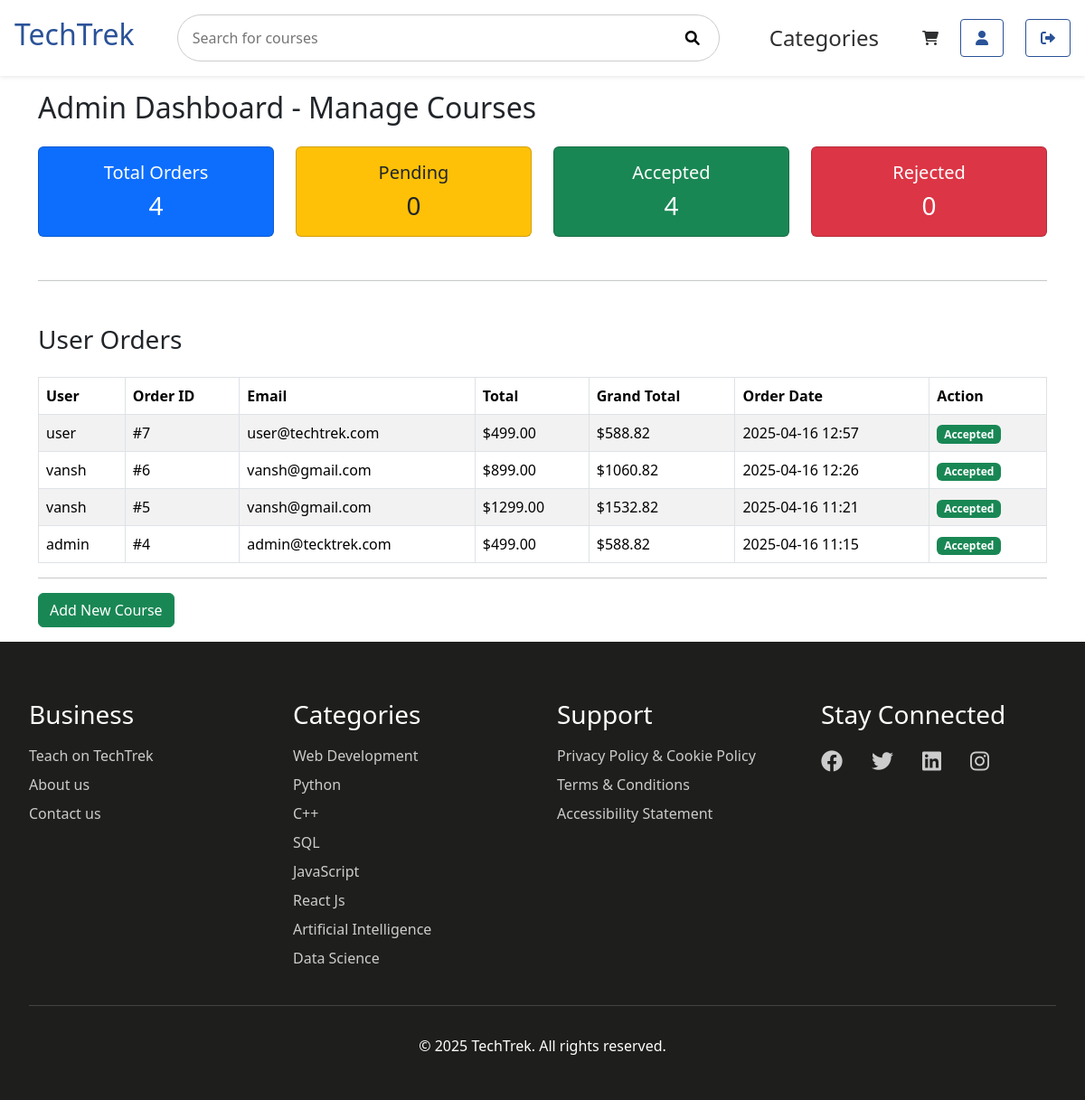
Screenshot of /users/dashboard/ (signed in) with the database file from the repository.
### courseApp/models.py (models this page shows, shortened)
class Order(models.Model):
    user = models.ForeignKey(settings.AUTH_USER_MODEL, on_delete=models.CASCADE, null=True, blank=True)
    first_name = models.CharField(max_length=100)
    last_name = models.CharField(max_length=100)
    email = models.EmailField()
    phone = models.CharField(max_length=20)
    address = models.CharField(max_length=255)
    city = models.CharField(max_length=100)
    state = models.CharField(max_length=100)
    zipcode = models.CharField(max_length=20)
    total = models.DecimalField(max_digits=10, decimal_places=2)
    tax = models.DecimalField(max_digits=10, decimal_places=2)
    grand_total = models.DecimalField(max_digits=10, decimal_places=2)
    created_at = models.DateTimeField(auto_now_add=True)
    STATUS_CHOICES = (
        ('pending', 'Pending'),
        ('accepted', 'Accepted'),
        ('rejected', 'Rejected'),
    )
    status = models.CharField(max_length=10, choices=STATUS_CHOICES, default='pending')

### users/models.py (models this page shows, shortened)
class CustomUser(AbstractUser):
    bio = models.TextField(blank=True, null=True)
    phone_number = models.CharField(max_length=15, blank=True, null=True)
    address = models.TextField(blank=True, null=True)
    date_of_birth = models.DateField(blank=True, null=True)
    USER_TYPES = (
        ('admin', 'Admin'),
        ('user', 'User'),
    )
    user_type = models.CharField(max_length=10, choices=USER_TYPES, default = 'user')
    USERNAME_FIELD = 'username'
    REQUIRED_FIELDS = ['email']
    groups = models.ManyToManyField(
        "auth.Group",
        related_name="customuser_groups",
        blank=True
    )
    user_permissions = models.ManyToManyField(
        "auth.Permission",
        related_name="customuser_permissions",
        blank=True
    )
    def is_admin(self):
        return self.user_type == 'admin' or self.is_superuser

### users/views.py (the view)
# urls.py: path('dashboard/', views.dashboard, name='dashboard'),
@login_required
def dashboard(request):
    if request.user.is_admin():
        return admin_dashboard(request)
    else:
        return user_dashboard(request)

### users/views.py (called while the page is built)
@login_required
def admin_dashboard(request):
    if not request.user.is_admin():
        messages.warning(request, "Access denied. You don't have permission to view the admin dashboard.")
        return redirect('user_dashboard')
    from courseApp.models import Course, Order
    courses = Course.objects.all()
    user_orders = Order.objects.all().order_by('-created_at')
    context = {
        'courses': courses,
        'user_orders': user_orders,
        'total_orders': user_orders.count(),
        'pending_orders': user_orders.filter(status='pending').count(),
        'accepted_orders': user_orders.filter(status='accepted').count(),
        'rejected_orders': user_orders.filter(status='rejected').count(),
    }
    return render(request, 'users/admin_dashboard.html', context)

### users/templates/users/admin_dashboard.html (shortened to what this page needs)
{% extends 'base.html' %}
{% load static %}
{% block main_block %}
<div class="container mt-5">
    <h2 class="mb-4">Admin Dashboard - Manage Courses</h2>
    <div class="row mb-4">
        <div class="col-md-3">
            <div class="card bg-primary text-white">
                <div class="card-body text-center">
                    <h5 class="card-title">Total Orders</h5>
                    <h3 class="mb-0">{{ total_orders }}</h3>
                </div>
            </div>
        </div>
        <div class="col-md-3">
            <div class="card bg-warning text-dark">
                <div class="card-body text-center">
                    <h5 class="card-title">Pending</h5>
                    <h3 class="mb-0">{{ pending_orders }}</h3>
                </div>
            </div>
        </div>
        <div class="col-md-3">
            <div class="card bg-success text-white">
                <div class="card-body text-center">
                    <h5 class="card-title">Accepted</h5>
                    <h3 class="mb-0">{{ accepted_orders }}</h3>
                </div>
            </div>
        </div>
        <div class="col-md-3">
            <div class="card bg-danger text-white">
                <div class="card-body text-center">
                    <h5 class="card-title">Rejected</h5>
                    <h3 class="mb-0">{{ rejected_orders }}</h3>
                </div>
            </div>
        </div>
    </div>
    <hr class="my-5">
    <h3 class="mb-4">User Orders</h3>
    <table class="table table-bordered table-striped">
        <thead class="thead-dark">
            <tr>
                <th>User</th>
                <th>Order ID</th>
                <th>Email</th>
                <th>Total</th>
                <th>Grand Total</th>
                <th>Order Date</th>
                <th>Action</th>
            </tr>
        </thead>
        <tbody>
            {% for order in user_orders %}
            <tr>
                <td>{{ order.user.username }}</td>
                <td>#{{ order.id }}</td>
                <td>{{ order.email }}</td>
                <td>${{ order.total }}</td>
                <td>${{ order.grand_total }}</td>
                <td>{{ order.created_at|date:"Y-m-d H:i" }}</td>
                <td>
                    {% if order.status == 'pending' %}
                    <form method="post" action="{% url 'accept_order' order.id %}">
                        {% csrf_token %}
                        <button type="submit" class="btn btn-sm btn-success">Accept</button>
                    </form>
                    <form method="post" action="{% url 'reject_order' order.id %}" style="display:inline;">
                        {% csrf_token %}
                        <button type="submit" class="btn btn-sm btn-danger">Reject</button>
                    </form>
                    {% elif order.status == 'accepted' %}
                    <span class="badge bg-success">Accepted</span>
                    {% elif order.status == 'rejected' %}
                    <span class="badge bg-danger">Rejected</span>
                    {% endif %}
                </td>
            </tr>
            {% empty %}
            <tr>
                <td colspan="8">No user orders available.</td>
            </tr>
            {% endfor %}
        </tbody>
    </table>
    <hr>
    <a href="{% url 'add_course' %}" class="btn btn-success mb-3">Add New Course</a>
</div>
{% endblock %}

### courseApp/templates/base.html (shortened to what this page needs)
<!DOCTYPE html>
{% load static %}
<html lang="en">
<head>
    <link rel="stylesheet" href="{% static 'css/base.css' %}">
    <link rel="stylesheet" href="https://cdnjs.cloudflare.com/ajax/libs/font-awesome/6.0.0/css/all.min.css">
    <link href="https://cdn.jsdelivr.net/npm/bootstrap@5.3.3/dist/css/bootstrap.min.css" rel="stylesheet">
</head>
<body>
    <header class="header">
        <nav class="nav-container">
            <div class="logo">
                <a href="{% url 'index' %}" style="text-decoration: none;"><h1>TechTrek</h1></a>
            </div>
            <div class="search-bar">
                <input type="text" placeholder="Search for courses">
                <button><i class="fas fa-search"></i></button>
            </div>
            <div class="nav-links">
    {% if user.is_authenticated and user.user_type == 'admin' %}
    <div class="menu-dropdown">
        <button class="hamburger-btn">
            Categories
        </button>
        <div class="dropdown-content">
            <a href="{% url 'index' %}">Home</a>
            <a href="{% url 'about' %}">About Us</a>
            <a href="{% url 'blog' %}">Blog</a>
            <a href="{% url 'contact' %}">Contact Us</a>
            <a href="{% url 'cpp' %}">C++</a>
            <a href="{% url 'js' %}">JavaScript</a>
            <a href="{% url 'ai' %}">Artificial Intelligence</a>
            <a href="{% url 'datascience' %}">Data Science</a>
            <a href="{% url 'webdev' %}">Web Development</a>
            <a href="{% url 'python' %}">Python</a>
            <a href="{% url 'sql' %}">SQL</a>
            <a href="{% url 'react' %}">React Js</a>
            <a href="{% url 'careers:careers' %}">Teach on TechTrek</a>
            <a href="{% url 'careers:dashboard' %}">Resume Dashboard</a>
        </div>
    </div>
    <a href="{% url 'user_dashboard' %}"><button class="login-btn"><i class="fa-solid fa-user"></button></i></a>
    <a href="{% url 'logout' %}"><button class="login-btn"><i class="fa-solid fa-right-from-bracket"></button></i></a>
    {% elif user.is_authenticated and user.user_type == 'user'%}
    <div class="menu-dropdown">
        <button class="hamburger-btn">
            Categories
        </button>
    </div>
    <a href="{% url 'cart' %}"><i class="fas fa-shopping-cart"></i></a>
    <a href="{% url 'user_dashboard' %}"><button class="login-btn"><i class="fa-solid fa-user"></button></i></a>
    <a href="{% url 'logout' %}"><button class="login-btn"><i class="fa-solid fa-right-from-bracket"></button></i></a>
    {% endif %}
            </div>
        </nav>
    </header>
    <main class="mt-5">
        {% block main_block %}
        {% endblock %}
    </main>
    <footer class="footer">
        <div class="footer-content">
            <div class="footer-section">
                <h3>Business</h3>
                <a href="#">Teach on TechTrek</a>
                <a href="{% url 'about' %}">About us</a>
                <a href="{% url 'contact' %}">Contact us</a>
            </div>
            <div class="footer-section">
                <h3>Categories</h3>
                <a href="{% url 'webdev' %}">Web Development</a>
                <a href="{% url 'python' %}">Python</a>
                <a href="{% url 'cpp' %}">C++</a>
                <a href="{% url 'sql' %}">SQL</a>
                <a href="{% url 'js' %}">JavaScript</a>
                <a href="{% url 'react' %}">React Js</a>
                <a href="{% url 'ai' %}">Artificial Intelligence</a>
                <a href="{% url 'datascience' %}">Data Science</a>
            </div>
            <div class="footer-section">
                <h3>Support</h3>
                <a href="{% url 'privacy' %}">Privacy Policy & Cookie Policy</a>
                <a href="{% url 'terms' %}">Terms & Conditions</a>
                <a href="{% url 'accessibility' %}">Accessibility Statement</a>
            </div>
            <div class="footer-section">
                <h3>Stay Connected</h3>
                <div class="social-links">
                    <a href="#"><i class="fab fa-facebook"></i></a>
                    <a href="#"><i class="fab fa-twitter"></i></a>
                    <a href="#"><i class="fab fa-linkedin"></i></a>
                    <a href="#"><i class="fab fa-instagram"></i></a>
                </div>
            </div>
        </div>
        <div class="footer-bottom">
            <p>&copy; 2025 TechTrek. All rights reserved.</p>
        </div>
    </footer>
</body>
</html>

### courseApp/static/css/base.css (style rules this page uses)
:root { --primary-color: #2a5298; --secondary-color: #1e1e1c; --accent-color: #f5f5f5; --text-color: #2d2f31; --white: #ffffff; }
.header { position: fixed; top: 0; width: 100%; background: var(--white); box-shadow: 0 2px 4px rgba(0, 0, 0, 0.08); z-index: 1000; }
.nav-container { max-width: 1400px; margin: 0 auto; padding: 1rem; display: flex; align-items: center; justify-content: space-between; }
.logo h1 { font-size: 2rem; color: var(--primary-color); }
.search-bar { flex: 1; max-width: 600px; margin: 0 2rem; position: relative; }
.search-bar input { width: 100%; padding: 0.8rem 1rem; border: 1px solid #ccc; border-radius: 50px; font-size: 1rem; }
.search-bar button { position: absolute; right: 1rem; top: 50%; transform: translateY(-50%); background: none; border: none; cursor: pointer; }
.nav-links { display: flex; align-items: center; gap: 1.5rem; }
.nav-links a { text-decoration: none; color: var(--text-color); }
.login-btn, .signup-btn { padding: 0.5rem 1rem; border: none; border-radius: 4px; cursor: pointer; font-weight: 600; }
.login-btn { background: none; border: 1px solid var(--primary-color); color: var(--primary-color); }
.footer { background: var(--secondary-color); color: var(--white); padding: 4rem 2rem 2rem; }
.footer-content { display: grid; grid-template-columns: repeat(auto-fit, minmax(200px, 1fr)); gap: 2rem; max-width: 1200px; margin: 0 auto; }
.footer-section h3 { margin-bottom: 1rem; }
.footer-section a { display: block; color: #ccc; text-decoration: none; margin-bottom: 0.5rem; }
.social-links { display: flex; gap: 1rem; margin-top: 1rem; }
.social-links a { display: inline-block; margin-right: 1rem; font-size: 1.5rem; }
.footer-bottom { text-align: center; margin-top: 2rem; padding-top: 2rem; border-top: 1px solid #444; }
.badge { font-size: 0.6rem; padding: 0.25em 0.4em; }
.menu-dropdown { position: relative; margin-right: 1rem; }
.hamburger-btn { background: none; border: none; font-size: 1.5rem; color: var(--text-color); cursor: pointer; padding: 0.5rem; display: flex; align-items: center; }

### users/templates/users/admin_dashboard.html (style rules this page uses)
body { margin-top: 100px; }

### rows the page displays
Order: user.username "user", id "7", email "user@techtrek.com", total "499.00", grand_total "588.82", created_at "2025-04-16 12:57", status "Accepted"
Order: user.username "vansh", id "6", email "vansh@gmail.com", total "899.00", grand_total "1060.82", created_at "2025-04-16 12:26", status "Accepted"
Order: user.username "vansh", id "5", email "vansh@gmail.com", total "1299.00", grand_total "1532.82", created_at "2025-04-16 11:21", status "Accepted"
Order: user.username "admin", id "4", email "admin@tecktrek.com", total "499.00", grand_total "588.82", created_at "2025-04-16 11:15", status "Accepted"

### other values shown
{{ total_orders }} "4"
{{ pending_orders }} "0"
{{ accepted_orders }} "4"
{{ rejected_orders }} "0"
